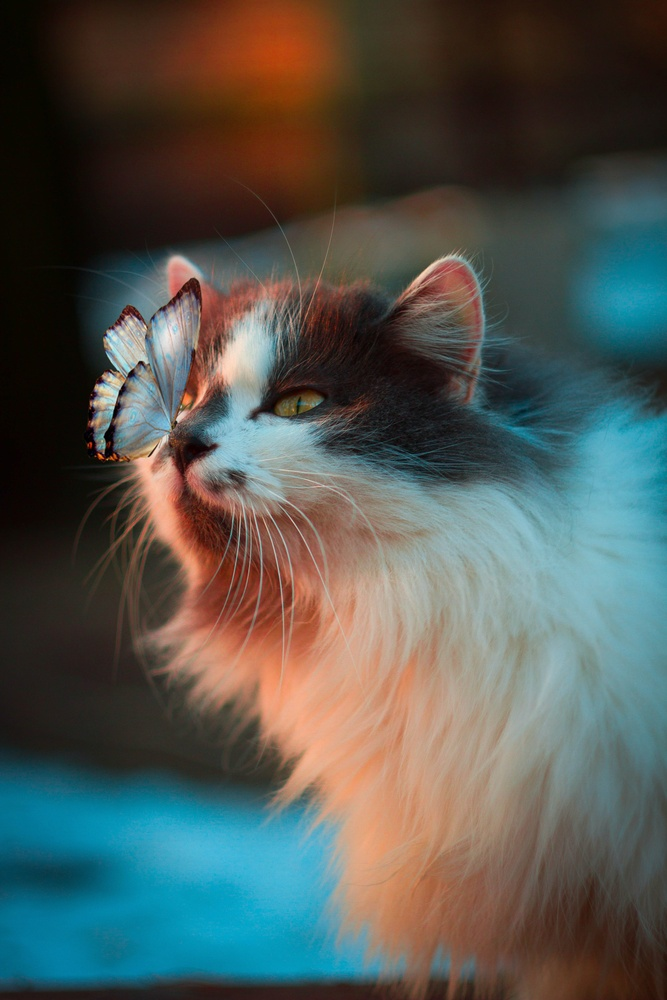
#> input picture basic/cat.jpg, 667 x 1000 px, shrunk from 3456 x 5184 before the run
$ python image_basic_value.py
#> lines starting #> are read from the running program, lines starting #| are printed output that depends on the picture; after the words box and inside, x2 and y2 are one past the last pixel; in counts of white or black regions, pixels touching at a corner belong together
import cv2

img = cv2.imread("cat.jpg", cv2.IMREAD_COLOR)  # Numpy 객체로 만드는 함수
#> img is the input picture: shape (1000, 667, 3); mean B, G, R 81.7, 86.8, 82.8
# imshow, imwrite(이미지를 파일로 저장), waitKey(키보드 입력을 처리하는 함수 0넣으면무한대기 키입력하면 ascii 반환)
# destoryAllWidows 창 닫기
img_gray = cv2.cvtColor(img, cv2.COLOR_BGR2GRAY)
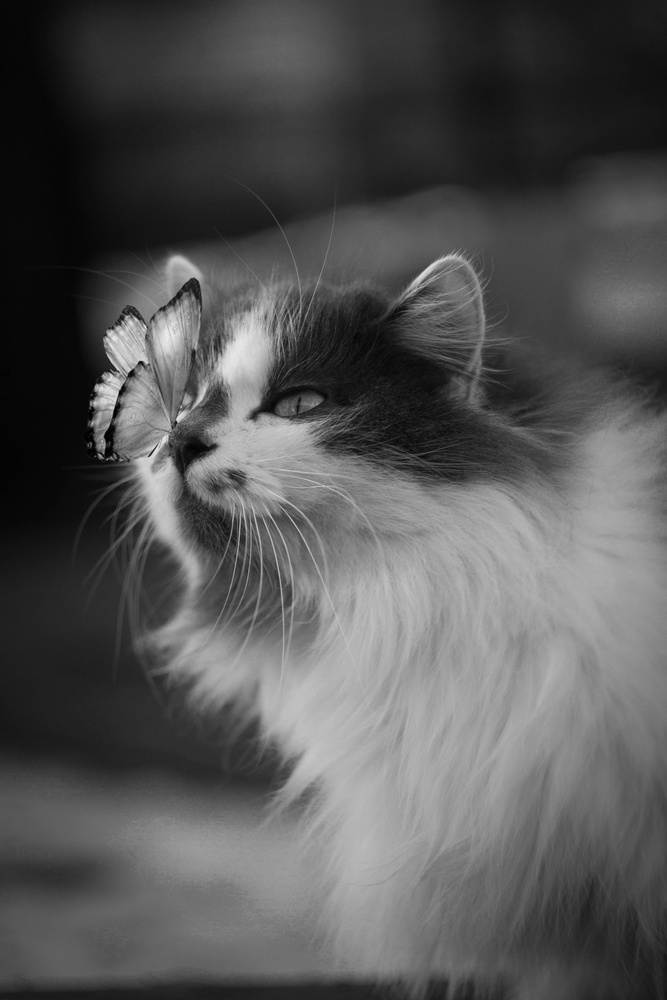
#> img_gray: shape (1000, 667); min 0, max 240, mean 85.1

# 아래 방법 개느림
# for i in range(100):
#     for j in range(100):
#         img[i, j] = [0, 0, 0]

# 슬라이싱 방법이 훠어어얼씬 빠름, ROI도 나름대로 잘라서 활용은 가능 (슬라이싱)
img[:100, :100] = [0, 0, 0]
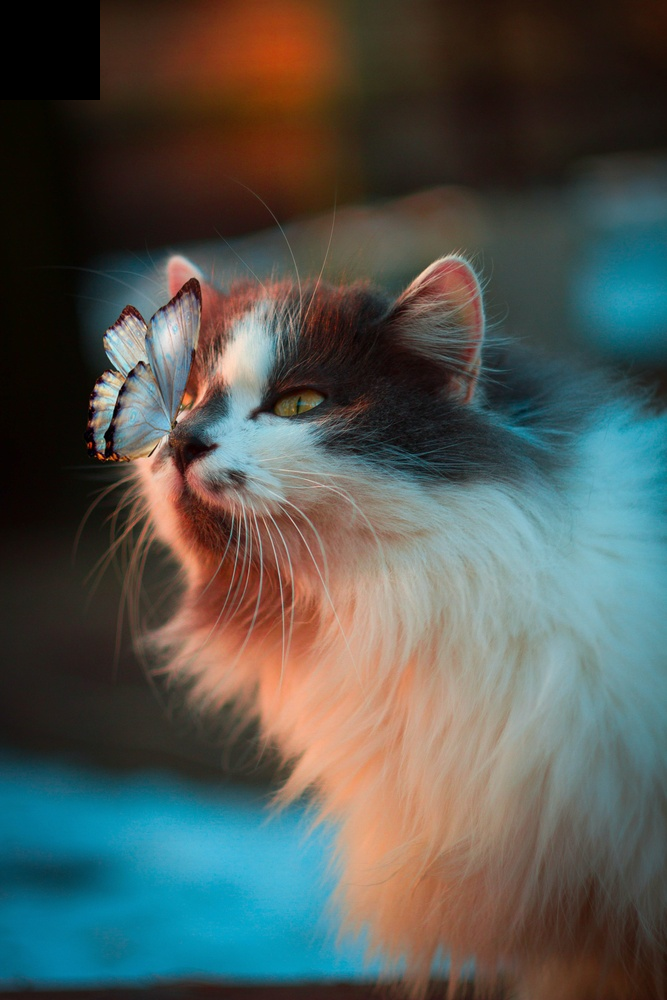
#> img: shape (1000, 667, 3); 1.5% of pixels changed, all inside (x1, y1, x2, y2) = (0, 0, 100, 100)
# 색깔 원하는거 없애보자 블루 삭제
img[:, :, 0] = 0
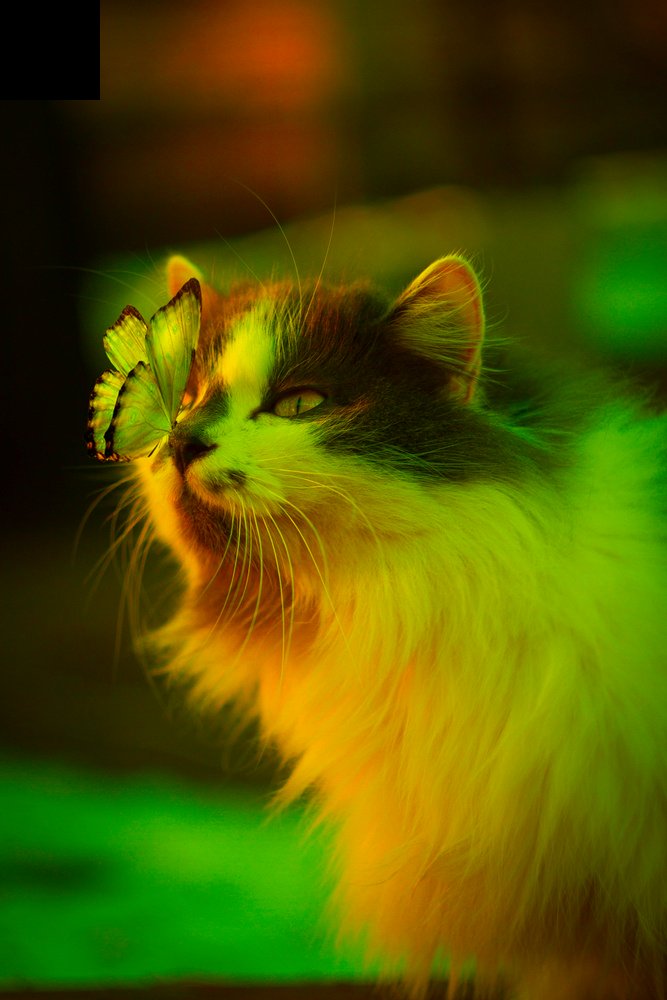
#> img: shape (1000, 667, 3); mean B, G, R 0, 86.6, 82.5
# 그린 삭제
img[:, :, 1] = 0
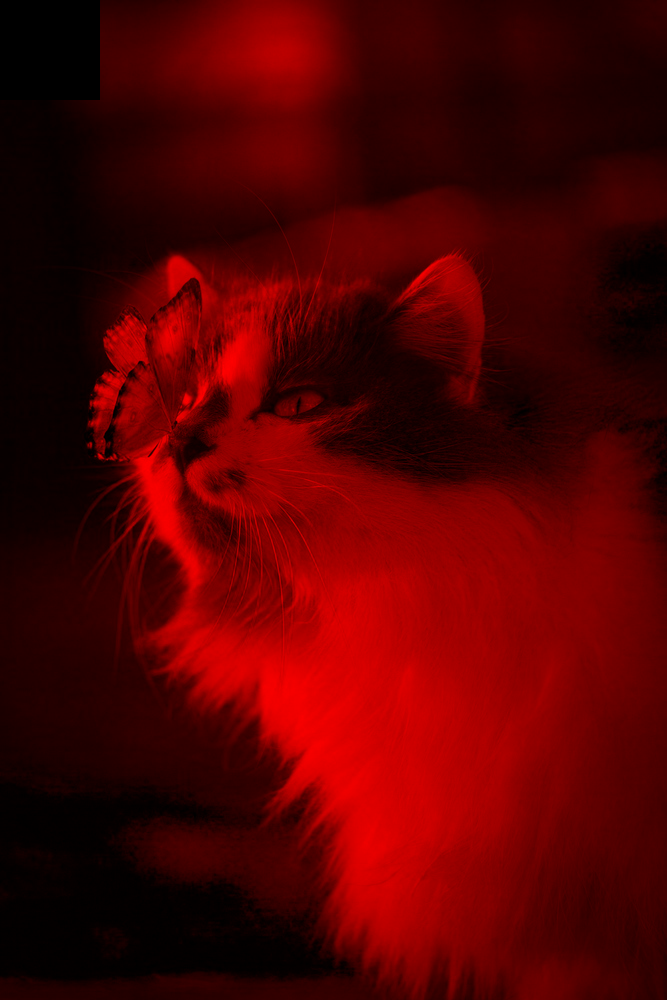
#> img: shape (1000, 667, 3); mean B, G, R 0, 0, 82.5

cv2.imshow("cat", img)
cv2.waitKey(0)
print(cv2.waitKey(0))
cv2.destroyAllWindows()

# 아무 키나 눌렀을때 누르기 전 등장한 컬러 이미지에 대한 정보들 나오게!
print(img[0, 0])  # x, y 축에서의 값
#| [0 0 0]
print(img.shape)
#| (1000, 667, 3)
print(img.dtype)
#| uint8
print(img.size)
#| 2001000

cv2.imshow("ir2", img_gray)
cv2.waitKey(0)
print(cv2.waitKey(0))
cv2.destroyAllWindows()

$ run again, with basic/hand_writing.jpg copied over basic/cat.jpg
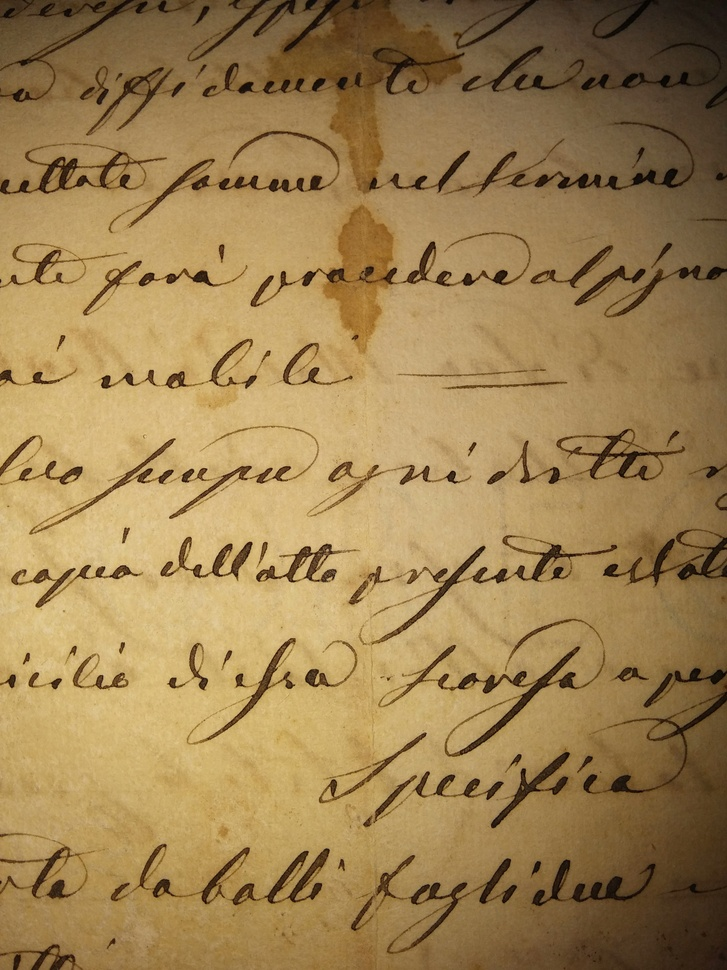
#> input picture basic/hand_writing.jpg, 727 x 970 px, shrunk from 3120 x 4160 before the run
#> img is the input picture: shape (970, 727, 3); mean B, G, R 82.2, 130, 158.5
#> `img_gray = cv2.cvtColor(img, cv2.COLOR_BGR2GRAY)`:
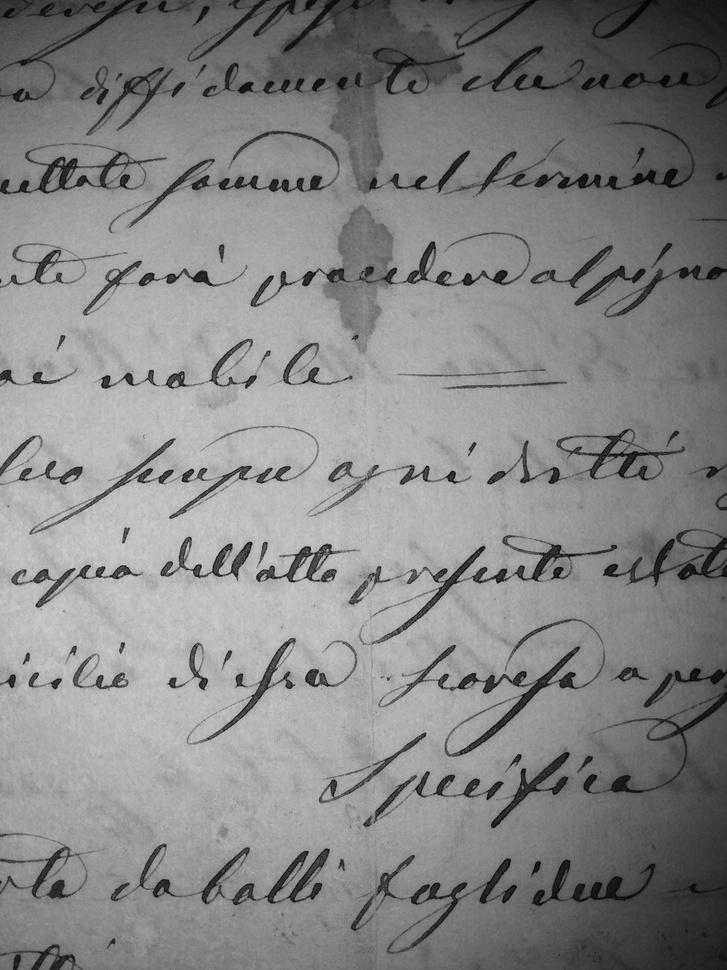
#> img_gray: shape (970, 727); min 2, max 208, mean 133.1
#> `img[:, :, 1] = 0`:
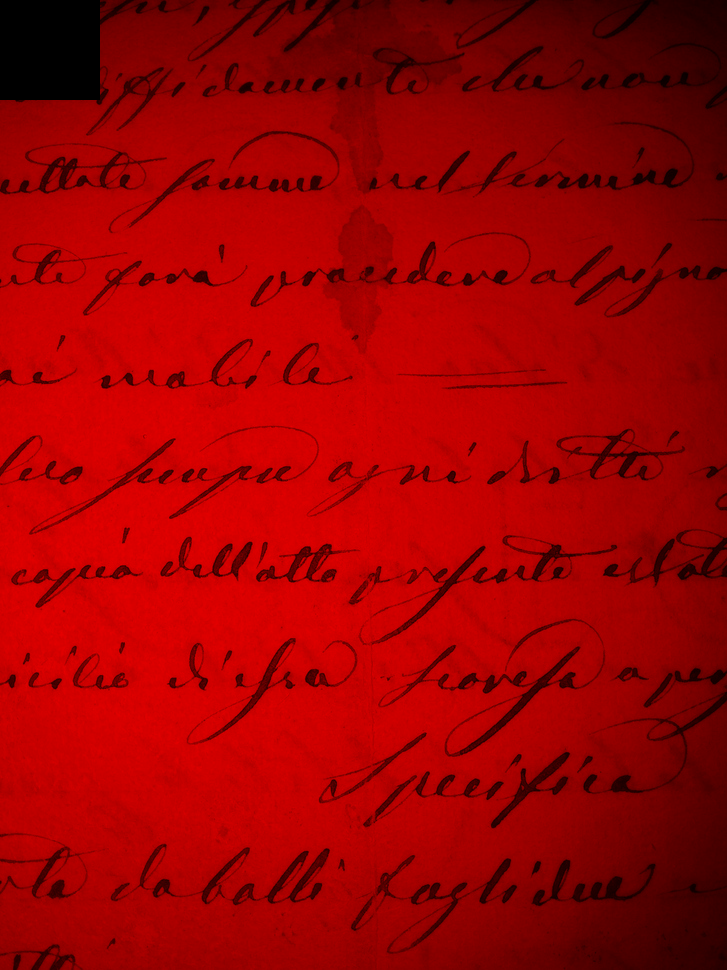
#> img: shape (970, 727, 3); mean B, G, R 0, 0, 157.1
#| [0 0 0]
#| (970, 727, 3)
#| uint8
#| 2115570
